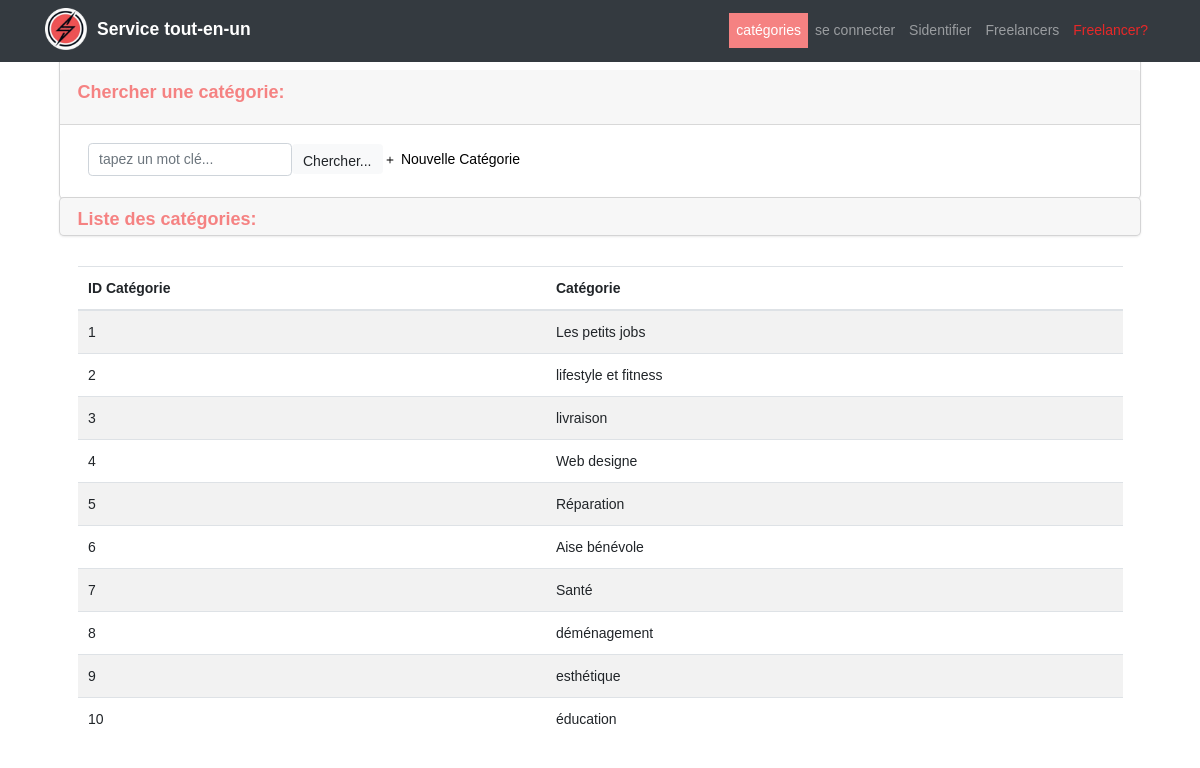
/categories.php, run on the app's committed database.
### tables this page shows
CREATE TABLE CATEGORIE (                    
	ID int(4) PRIMARY KEY, 
	NOM_CATEGORIE VARCHAR(100) NOT NULL);

### categories.php (the view, shortened to what this page needs)
<?php require_once("connexiondb.php");
if(isset($_GET['nomG']))
    $nomG= $_GET['nomG'];
else
    $nomG="";
$requete="select * from CATEGORIE
           where NOM_CATEGORIE like '%$nomG%'";
$resultatF=$pdo->query($requete);
?>
<?php include("menu.php");?>
<div class="container" >
        <div class="card" style="margin-left: 15px; margin-right: 15px;">
            <div class="card-header" style="height: 55px; margin-top: 70px;  ">
                <h5 class="mb-0" style="color: rgb(245,130,130);font-size: 18px;text-align: left;">Chercher une catégorie:</h5>
            </div>
            <div class="card-body" style="margin-bottom: 4px; margin-left: 10px; margin-right: 10px;">
                <form method="get" action="categories.php" class="form-inline">
                    <div class="form-group">
                    <input type="text" name="nomG" placeholder="tapez un mot clé..." class="form-control"/>
                    </div>
                <button type="submit" style="height:30px;" class="btn btn-light">
								Chercher...
							</button>
                    <a href="nouvelleCategorie.php" style="color:black;">
<svg width="1em" height="1em" viewBox="0 0 16 16" class="bi bi-plus" fill="currentColor" xmlns="http://www.w3.org/2000/svg" style="color:black">
  <path fill-rule="evenodd" d="M8 4a.5.5 0 0 1 .5.5v3h3a.5.5 0 0 1 0 1h-3v3a.5.5 0 0 1-1 0v-3h-3a.5.5 0 0 1 0-1h3v-3A.5.5 0 0 1 8 4z"/>
</svg>                Nouvelle Catégorie </a>
                </form>
        </div>
    </div>
    <div class="container">
        <div class="card">
            <div class="card-header" style="margin-bottom: -8px;">
                <h5 class="mb-0" style="color: rgb(245,130,130);font-size: 18px;">Liste des catégories:</h5>
            </div>
                        </div>
            <div class="card-body">
                <div class="table-responsive">
                    <table class="table table-striped">
                        <thead>
                            <tr>
                                <th>ID Catégorie</th>
                                <th>Catégorie</th>
                            </tr>
                        </thead>
                        <tbody>
                                <?php while($CATEGORIE=$resultatF->fetch()){ ?>
                                <tr>
                                <td><?php echo $CATEGORIE['ID'] ?></td>
                                <td><?php echo $CATEGORIE['NOM_CATEGORIE'] ?></td>
                                    </tr>
                                <?php }?>
                        </tbody>
                    </table>
                </div>
            </div>
        </div>

### menu.php (shortened to what this page needs)
<!DOCTYPE html>
<html>
<head>
    <link rel="stylesheet" href="assets/bootstrap/css/bootstrap.min.css">
    <link rel="stylesheet" href="assets/fonts/fontawesome-all.min.css">
    <link rel="stylesheet" href="assets/fonts/font-awesome.min.css">
    <link rel="stylesheet" href="assets/fonts/fontawesome5-overrides.min.css">
    <link rel="stylesheet" href="assets/css/Bold-BS4-Cards-with-Hover-Effect-142-1.css">
    <link rel="stylesheet" href="assets/css/Bold-BS4-Cards-with-Hover-Effect-142.css">
    <link rel="stylesheet" href="assets/css/card-3-column-animation-shadows-images.css">
    <link rel="stylesheet" href="assets/css/cards.css">
    <link rel="stylesheet" href="assets/css/Different-Styled---Cards-1.css">
    <link rel="stylesheet" href="assets/css/Different-Styled---Cards.css">
    <link rel="stylesheet" href="https://cdnjs.cloudflare.com/ajax/libs/lightbox2/2.8.2/css/lightbox.min.css">
    <link rel="stylesheet" href="assets/css/Pretty-Footer.css">
    <link rel="stylesheet" href="assets/css/Search-Field-With-Icon.css">
    <link rel="stylesheet" href="assets/css/styles.css">
</head>
    <body>
<?php
if (!isset($_SESSION['user'])){
    include("loggedout.php");
                    } else {
                        include("logged.php");
                    }
                    ?>
    </body>

### loggedout.php (shortened to what this page needs)
<nav class="navbar navbar-dark navbar-expand-md fixed-top bg-dark">
        <div class="container">
            <div><a class="navbar-brand" href="home.php"><img id="logo" src="assets/img/logo2.PNG"><strong>Service tout-en-un</strong></a></div>
            <div
                class="collapse navbar-collapse" id="navcol-1">
                <ul class="nav navbar-nav ml-auto">
                    <li class="nav-item" role="presentation"><a class="nav-link active" href="categories.php" style="background-color: rgb(245,130,130);">catégories</a></li>
                    <li class="nav-item" role="presentation"><a class="nav-link" href="login.php">se connecter</a></li>
                    <li class="nav-item" role="presentation"><a class="nav-link" href="signup.php">Sidentifier</a></li>
                    <li class="nav-item" role="presentation"><a href="freelancers.php" class="nav-link">Freelancers</a></li>
                    <li class="nav-item" role="presentation"><a class="nav-link" href="newfreelancer.php" style="color: rgb(231,40,40);">Freelancer?</a></li>
                       </div>
        </div>
    </nav>

### assets/css/Different-Styled---Cards-1.css (style rules this page uses)
.navbar { display: block; }
html { font-family: Lato, 'Helvetica Neue', Arial, Helvetica, sans-serif; font-size: 14px; }
h5 { font-size: 1.28571429em; font-weight: 700; line-height: 1.2857em; margin: 0; }
.card { font-size: 1em; overflow: hidden; padding: 0; border: none; border-radius: .28571429rem; box-shadow: 0 1px 3px 0 #d4d4d5, 0 0 0 1px #d4d4d5; }

### assets/css/Different-Styled---Cards.css (style rules this page uses)
h5 { font-size: 1.28571429em; font-weight: 700; line-height: 1.2857em; margin: 0; }
.card { font-size: 1em; overflow: hidden; padding: 0; border: none; border-radius: .28571429rem; box-shadow: 0 1px 3px 0 #d4d4d5, 0 0 0 1px #d4d4d5; }

### assets/css/Pretty-Footer.css (style rules this page uses)
.form-control { border-radius: .3rem; width: 70%; }

### assets/css/styles.css (style rules this page uses)
body { font-family: Arial, Helvetica, sans-serif; }
#logo { max-height: 42px; margin-right: 10px; margin-top: -3px; display: inline-block; }

### data on the page
categorie: ID "1", NOM_CATEGORIE "Les petits jobs"
categorie: ID "2", NOM_CATEGORIE "lifestyle et fitness"
categorie: ID "3", NOM_CATEGORIE "livraison"
categorie: ID "4", NOM_CATEGORIE "Web designe"
categorie: ID "5", NOM_CATEGORIE "Réparation"
categorie: ID "6", NOM_CATEGORIE "Aise bénévole"
categorie: ID "7", NOM_CATEGORIE "Santé"
categorie: ID "8", NOM_CATEGORIE "déménagement"
categorie: ID "9", NOM_CATEGORIE "esthétique"
categorie: ID "10", NOM_CATEGORIE "éducation"
